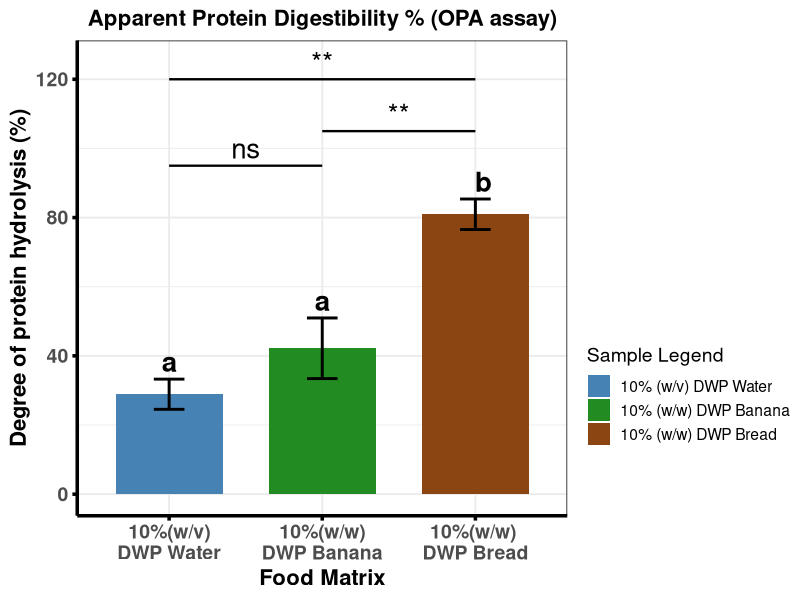
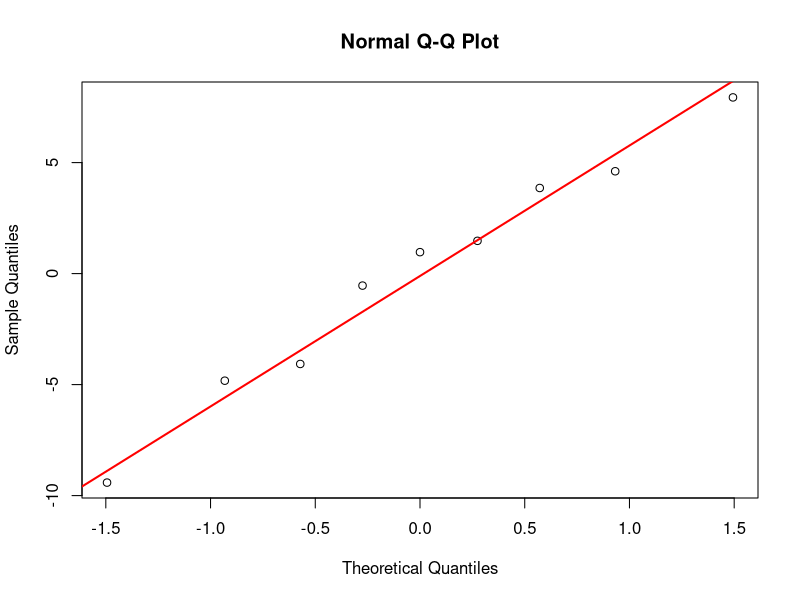
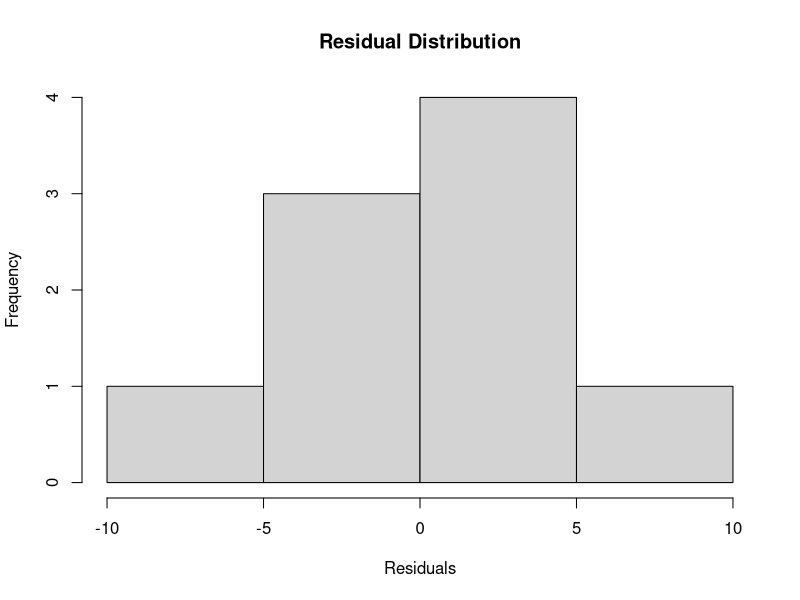

R code for these plots, in order:
#This Code is made by Maruf Raihan (PhD,NICHE,Ulster)for OPA data statistical analysis and visual presentation

library(ggplot2)
library(emmeans)
library(multcomp)
library(multcompView)

# ---------------------------------------------------------
# 1. RAW OPA DATA
# ---------------------------------------------------------
df_raw <- data.frame(
  Sample = factor(rep(c("10%(w/v)\nDWP Water", "10%(w/w)\nDWP Banana", "10%(w/w) \nDWP Bread"), each = 3),
                  levels = c("10%(w/v)\nDWP Water", "10%(w/w)\nDWP Banana", "10%(w/w) \nDWP Bread")),
  Value = c(
    28.36, 24.83, 33.51,   # 10%(w/v)\nDWP Water
    32.78, 43.67, 50.13,   # 10%(w/w)\nDWP Banana
    76.13, 84.81, 81.92    # 10%(w/w) \nDWP Bread
  )
)

# ---------------------------------------------------------
# 2. DESCRIPTIVE STATS (auto)
# ---------------------------------------------------------
df_stats <- aggregate(Value ~ Sample, df_raw, function(x) {
  c(Mean = mean(x), SD = sd(x), CV = sd(x)/mean(x)*100)
})

df_stats <- do.call(data.frame, df_stats)
names(df_stats) <- c("Sample", "Mean", "SD", "CV")

# ---------------------------------------------------------
# 3. ANOVA + TUKEY
# ---------------------------------------------------------
model <- aov(Value ~ Sample, data = df_raw)
emm <- emmeans(model, ~ Sample)
tukey <- summary(pairs(emm, adjust = "tukey"))

# ---------------------------------------------------------
# 4. Tukey LETTERS
# ---------------------------------------------------------
cld_out <- suppressMessages(
  cld(emm, Letters = letters, adjust = "tukey")
)

letters_df <- as.data.frame(cld_out)

# Merge letters into stats
df_stats2 <- merge(df_stats, letters_df[, c("Sample", ".group")], by = "Sample")

# Extract p-values
p_WB  <- tukey$p.value[1]   # Water vs Banana
p_WBr <- tukey$p.value[2]   # Water vs Bread
p_BBr <- tukey$p.value[3]   # Banana vs Bread

# ---------------------------------------------------------
# 5. Convert p-values → asterisks
# ---------------------------------------------------------
p_to_star <- function(p) {
  if (p < 0.0001) return("****")
  if (p < 0.01)    return("**")
  if (p < 0.05)    return("*")
  return("ns")
}

star_WB  <- p_to_star(p_WB)
star_WBr <- p_to_star(p_WBr)
star_BBr <- p_to_star(p_BBr)

# ---------------------------------------------------------
# 6. BASE PLOT
# ---------------------------------------------------------
p_opa <- ggplot(df_stats2, aes(x = Sample, y = Mean, fill = Sample)) +
  geom_col(width = 0.7) +
  geom_errorbar(aes(ymin = Mean - SD, ymax = Mean + SD),
                width = 0.2, linewidth = 1) +
  
  # Tukey letters ABOVE bars
  geom_text(
    aes(x = Sample, y = Mean + SD + 5, label = .group),
    size = 7,
    fontface = "bold"
  ) +
  
  scale_fill_manual(
    values = c("10%(w/v)\nDWP Water" = "steelblue",
               "10%(w/w)\nDWP Banana" = "forestgreen",
               "10%(w/w) \nDWP Bread" = "saddlebrown"),
    labels = c(
      "10% (w/v) DWP Water",
      "10% (w/w) DWP Banana",
      "10% (w/w) DWP Bread"
    ),
    
    name = "Sample Legend"
  ) +
  
  theme_bw(base_size = 14) +
  theme(
    legend.position = "right",
    legend.box = "vertical",
    legend.margin = margin(t = 170),      # push legend downward
    plot.title = element_text(size = 16, face = "bold", hjust = 0.5),
    axis.text.x = element_text(size = 14, face = "bold"),
    axis.text.y = element_text(size = 14, face = "bold"),
    axis.title.x = element_text(size = 16, face = "bold"),
    axis.title.y = element_text(size = 16, face = "bold"),
    axis.line = element_line(colour = "black", linewidth = 1.2),
    axis.ticks = element_line(colour = "black", linewidth = 1.2)
  ) +
  labs(
    title = "Apparent Protein Digestibility % (OPA assay)",
    x = "Food Matrix",
    y = "Degree of protein hydrolysis (%)"
  )

# ---------------------------------------------------------
# 7. AUTOMATED BRACKETS BASED ON ANOVA OUTPUT
# ---------------------------------------------------------

# Water vs Banana
p_opa <- p_opa +
  annotate("segment", x = 1, xend = 2, y = 95, yend = 95, linewidth = 0.8) +
  annotate("text", x = 1.5, y = 100, label = star_WB, size = 7)

# Banana vs Bread
p_opa <- p_opa +
  annotate("segment", x = 2, xend = 3, y = 105, yend = 105, linewidth = 0.8) +
  annotate("text", x = 2.5, y = 110, label = star_BBr, size = 7)

# Water vs Bread
p_opa <- p_opa +
  annotate("segment", x = 1, xend = 3, y = 120, yend = 120, linewidth = 0.8) +
  annotate("text", x = 2, y = 125, label = star_WBr, size = 7)
dev.new()
print(p_opa)

cat("\n=== DESCRIPTIVE STATS ===\n")
print(df_stats2)

cat("\n=== ANOVA SUMMARY ===\n")
print(summary(model))

cat("\n=== TUKEY POST-HOC ===\n")
print(tukey)

# ---------------------------------------------------------
# ANOVA ASSUMPTION CHECKS
# ---------------------------------------------------------

# Extract residuals
res <- residuals(model)

# Shapiro-Wilk normality test
shapiro.test(res)

# Q-Q plot
qqnorm(res)
qqline(res, col = "red", lwd = 2)

# Histogram of residuals
hist(res,
     main = "Residual Distribution",
     xlab = "Residuals")

library(car)

leveneTest(Value ~ Sample, data = df_raw)


#Methods

#Assumptions of normality and homogeneity of variance were assessed using the Shapiro-Wilk and Levene's tests, respectively. Differences among food matrices were evaluated by one-way ANOVA followed by Tukey's HSD post hoc test (p < 0.05).

#Results (if reporting assumptions)

#Residuals were normally distributed (Shapiro-Wilk: W = 0.979, p = 0.957), supporting the use of parametric analyses.
